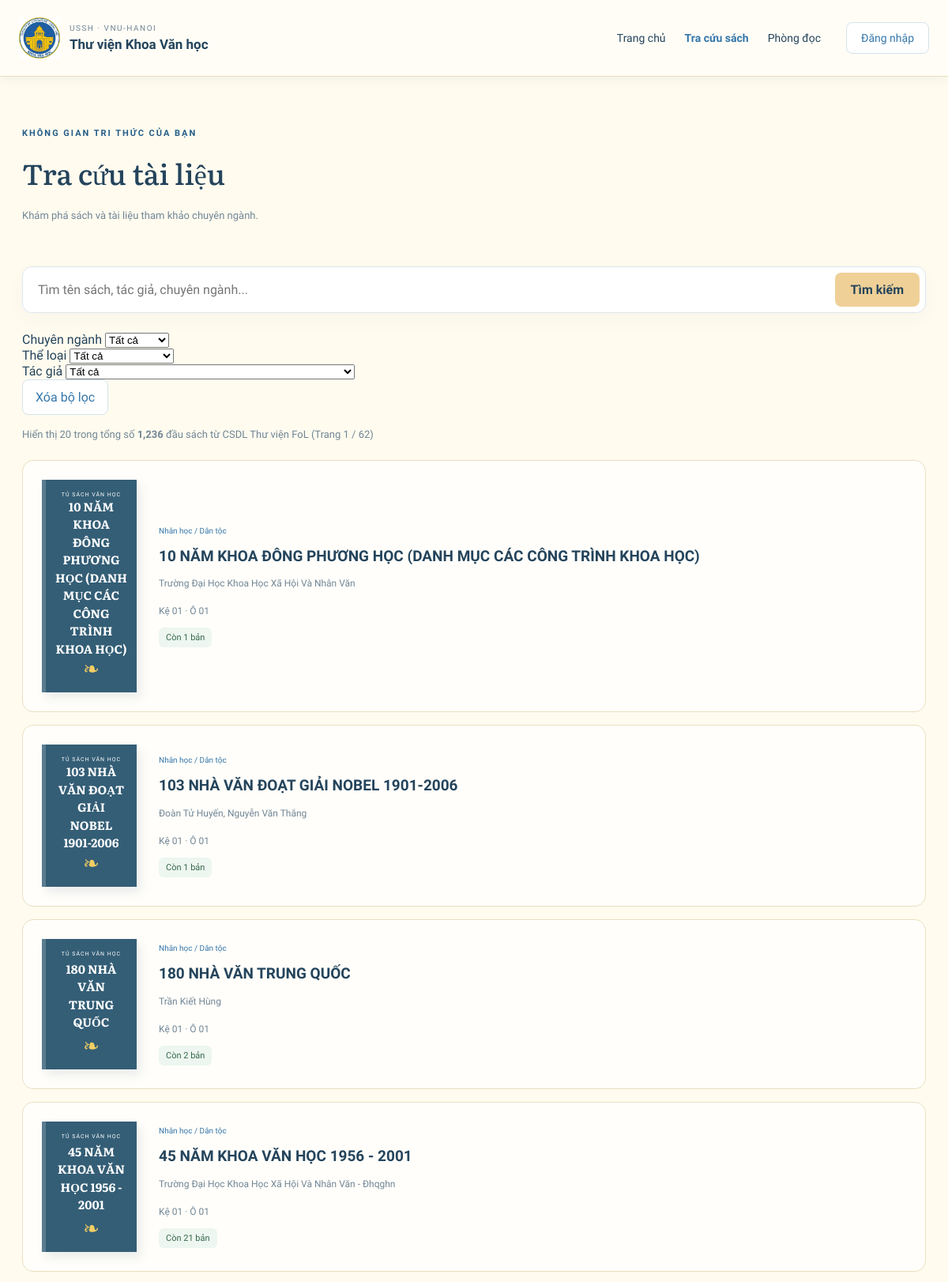
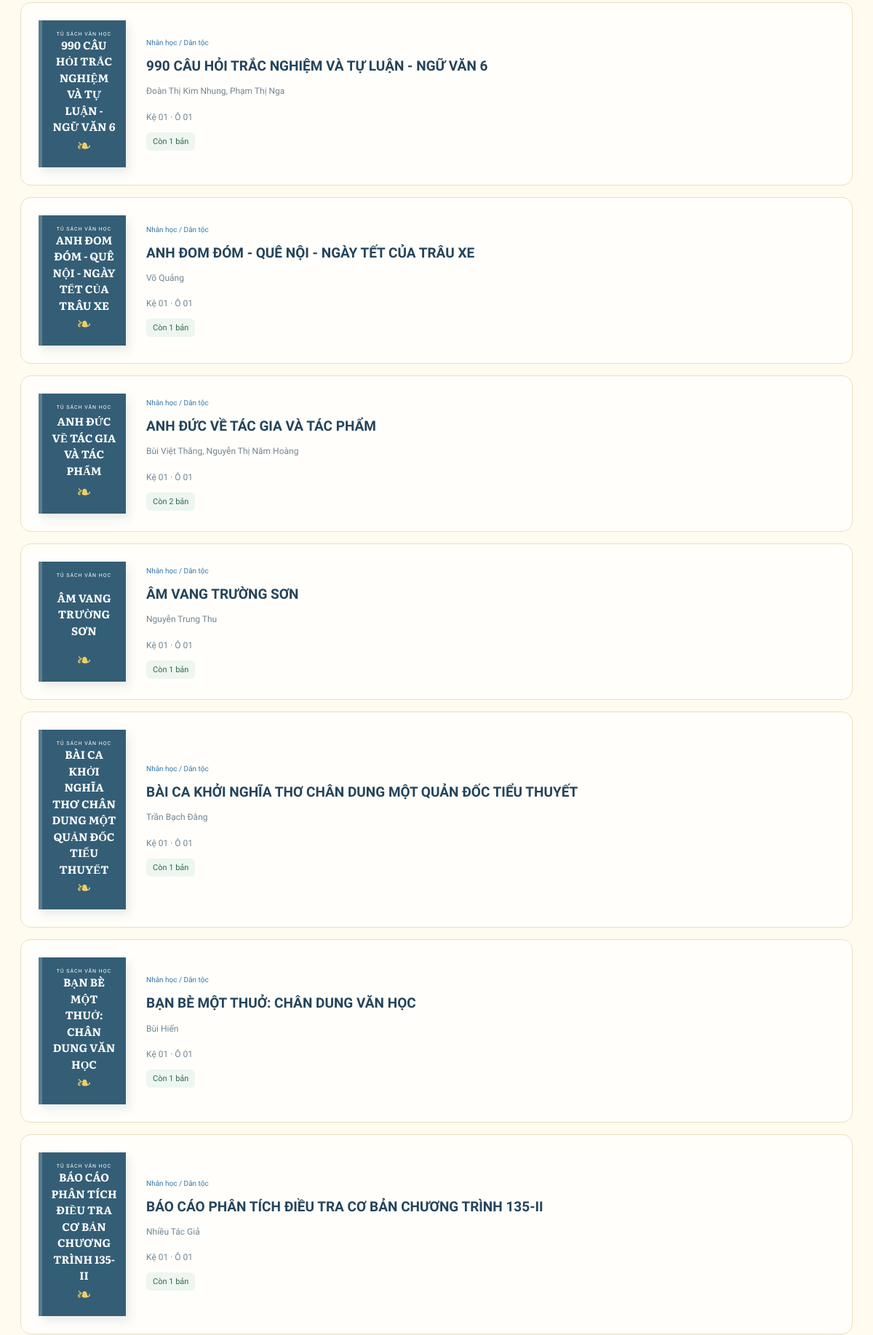
/books (upper part), run on the app's committed database (2 pictures, top to bottom).
### tables this page shows
CREATE TABLE IF NOT EXISTS `dau_sach` (
    `id_dau_sach` VARCHAR(50) NOT NULL PRIMARY KEY,
    `tieu_de` VARCHAR(300) NOT NULL,
    `isbn` VARCHAR(20) NULL UNIQUE,
    `mo_ta` TEXT NULL,
    `nam_xuat_ban` INT NULL,
    `lan_xuat_ban` INT NULL,
    `ngon_ngu` VARCHAR(50) NULL,
    `id_nha_xuat_ban` INT NULL,
    `ngay_tao` DATETIME NULL,
    `ngay_cap_nhat` DATETIME NULL,
    `so_luong` INT NULL,
    CONSTRAINT `fk_2` FOREIGN KEY (`id_nha_xuat_ban`) REFERENCES `nha_xuat_ban` (`id`) ON DELETE NO ACTION ON UPDATE NO ACTION
);

### resources/views/books/index.php (the view, shortened to what the rows shown need)
<?php
$bookService = new \App\Services\BookService();
$page = isset($_GET['page']) ? max(1, (int)$_GET['page']) : 1;
$perPage = 20;
$keyword = isset($_GET['q']) ? trim((string)$_GET['q']) : (isset($_GET['keyword']) ? trim((string)$_GET['keyword']) : null);
$prefix = isset($_GET['prefix']) && trim((string)$_GET['prefix']) !== '' && strtoupper(trim((string)$_GET['prefix'])) !== 'ALL'
    ? strtoupper(trim((string)$_GET['prefix']))
    : null;
$bookData = $bookService->getPaginatedBooks(
    page: $page,
    perPage: $perPage,
    keyword: $keyword,
    prefix: $prefix
);
$books = [];
foreach ($bookData['items'] as $item) {
    $category = match (substr($item['id'], 0, 6)) {
        'KV-ANT' => 'Nhân học / Dân tộc',
        'KV-ESS' => 'Tiểu luận / Nghiên cứu',
        'KV-POE' => 'Thơ ca / Văn vần',
        'KV-REC' => 'Tuyển tập / Tổng hợp',
        default => 'Văn học & Ngôn ngữ'
    };
    $major = match (substr($item['id'], 0, 6)) {
        'KV-ANT' => 'Nhân học',
        'KV-ESS' => 'Tiểu luận',
        'KV-POE' => 'Thơ ca',
        'KV-REC' => 'Tuyển tập',
        default => 'Khoa Văn học'
    };
    $books[] = [
        'id' => $item['id'],
        'title' => $item['title'],
        'author' => $item['authorNames'] !== '' ? $item['authorNames'] : 'Chưa rõ tác giả',
        'category' => $category,
        'major' => $major,
        'genre' => 'Sách chuyên khảo',
        'available' => $item['availableQuantity'],
        'location' => $item['location'] ?? 'Kho lưu trữ Thư viện FoL',
    ];
}
?>
<!DOCTYPE html>
<html lang="vi">
<head>
    <link rel="stylesheet" href="/assets/css/base.css">
    <link rel="stylesheet" href="/assets/css/home.css">
    <link rel="stylesheet" href="/assets/css/books.css">
    <link rel="stylesheet" href="/assets/css/70years.css">
</head>
<body>
    <main class="page">
        <section class="catalog-intro">
            <h1>Tra cứu tài liệu</h1>
        </section>
        <section class="catalog-list" aria-label="Danh sách sách">
            <?php if ($books === []): ?>
                <p class="books-empty">Chưa có tài liệu để hiển thị.</p>
            <?php else: ?>
                <?php foreach ($books as $book): ?>
                    <article
                        class="catalog-item"
                        data-search="<?= htmlspecialchars(
                            $book['title'] . ' ' . $book['author'] . ' ' . $book['category'] . ' ' . $book['major'] . ' ' . $book['genre'],
                            ENT_QUOTES,
                            'UTF-8'
                        ) ?>"
                        data-major="<?= htmlspecialchars($book['major'], ENT_QUOTES, 'UTF-8') ?>"
                        data-genre="<?= htmlspecialchars($book['genre'], ENT_QUOTES, 'UTF-8') ?>"
                        data-author="<?= htmlspecialchars($book['author'], ENT_QUOTES, 'UTF-8') ?>"
                    >
                        <div class="catalog-cover" aria-hidden="true">
                            <span>TỦ SÁCH VĂN HỌC</span>
                            <strong>
                                <?= htmlspecialchars(
                                    $book['title'],
                                    ENT_QUOTES,
                                    'UTF-8'
                                ) ?>
                            </strong>
                            <span class="catalog-decoration">❧</span>
                        </div>
                         <div class="catalog-information">
                            <p class="book-category">
                                <?= htmlspecialchars(
                                    $book['category'],
                                    ENT_QUOTES,
                                    'UTF-8'
                                ) ?>
                            </p>
                            <h2>
                                <a href="/book-detail?id=<?= htmlspecialchars(
                                    (string) $book['id'],
                                    ENT_QUOTES,
                                    'UTF-8'
                                ) ?>">
                                    <?= htmlspecialchars(
                                        $book['title'],
                                        ENT_QUOTES,
                                        'UTF-8'
                                    ) ?>
                                </a>
                            </h2>
                            <p class="book-author">
                                <?= htmlspecialchars(
                                    $book['author'],
                                    ENT_QUOTES,
                                    'UTF-8'
                                ) ?>
                            </p>
                            <p class="catalog-location">
                                <?= htmlspecialchars(
                                    $book['location'],
                                    ENT_QUOTES,
                                    'UTF-8'
                                ) ?>
                            </p>
                            <?php if ($book['available'] > 0): ?>
                                <span class="book-status">
                                    Còn <?= htmlspecialchars(
                                        (string) $book['available'],
                                        ENT_QUOTES,
                                        'UTF-8'
                                    ) ?> bản
                                </span>
                            <?php else: ?>
                                <span class="book-status unavailable">
                                    Đang được mượn hết
                                </span>
                            <?php endif; ?>
                        </div>
                    </article>
                <?php endforeach; ?>
            <?php endif; ?>
        </section>
    </main>
</body>
</html>

### data on the page
dau_sach: tieu_de "10 NĂM KHOA ĐÔNG PHƯƠNG HỌC (DANH MỤC CÁC CÔNG TRÌNH KHOA HỌC)", category "Nhân học / Dân tộc", author "Trường Đại Học Khoa Học Xã Hội Và Nhân Văn", location "Kệ 01 · Ô 01", available "1"
dau_sach: tieu_de "103 NHÀ VĂN ĐOẠT GIẢI NOBEL 1901-2006", category "Nhân học / Dân tộc", author "Đoàn Tử Huyến, Nguyễn Văn Thắng", location "Kệ 01 · Ô 01", available "1"
dau_sach: tieu_de "180 NHÀ VĂN TRUNG QUỐC", category "Nhân học / Dân tộc", author "Trần Kiết Hùng", location "Kệ 01 · Ô 01", available "2"
dau_sach: tieu_de "45 NĂM KHOA VĂN HỌC 1956 - 2001", category "Nhân học / Dân tộc", author "Trường Đại Học Khoa Học Xã Hội Và Nhân Văn - Đhqghn", location "Kệ 01 · Ô 01", available "21"
dau_sach: tieu_de "990 CÂU HỎI TRẮC NGHIỆM VÀ TỰ LUẬN - NGỮ VĂN 6", category "Nhân học / Dân tộc", author "Đoàn Thị Kim Nhung, Phạm Thị Nga", location "Kệ 01 · Ô 01", available "1"
dau_sach: tieu_de "ANH ĐOM ĐÓM - QUÊ NỘI - NGÀY TẾT CỦA TRÂU XE", category "Nhân học / Dân tộc", author "Võ Quảng", location "Kệ 01 · Ô 01", available "1"
dau_sach: tieu_de "ANH ĐỨC VỀ TÁC GIA VÀ TÁC PHẨM", category "Nhân học / Dân tộc", author "Bùi Việt Thắng, Nguyễn Thị Năm Hoàng", location "Kệ 01 · Ô 01", available "2"
dau_sach: tieu_de "ÂM VANG TRƯỜNG SƠN", category "Nhân học / Dân tộc", author "Nguyễn Trung Thu", location "Kệ 01 · Ô 01", available "1"
dau_sach: tieu_de "BÀI CA KHỞI NGHĨA THƠ CHÂN DUNG MỘT QUẢN ĐỐC TIỂU THUYẾT", category "Nhân học / Dân tộc", author "Trần Bạch Đằng", location "Kệ 01 · Ô 01", available "1"
dau_sach: tieu_de "BẠN BÈ MỘT THUỞ: CHÂN DUNG VĂN HỌC", category "Nhân học / Dân tộc", author "Bùi Hiển", location "Kệ 01 · Ô 01", available "1"
dau_sach: tieu_de "BÁO CÁO PHÂN TÍCH ĐIỀU TRA CƠ BẢN CHƯƠNG TRÌNH 135-II", category "Nhân học / Dân tộc", author "Nhiều Tác Giả", location "Kệ 01 · Ô 01", available "1"

### other printed values
$label "Chuyên ngành"
$label "Thể loại"
$label "Tác giả"
count($books) "20"
$totalBooks "1,236"
$currentPage "1"
$totalPages "62"
